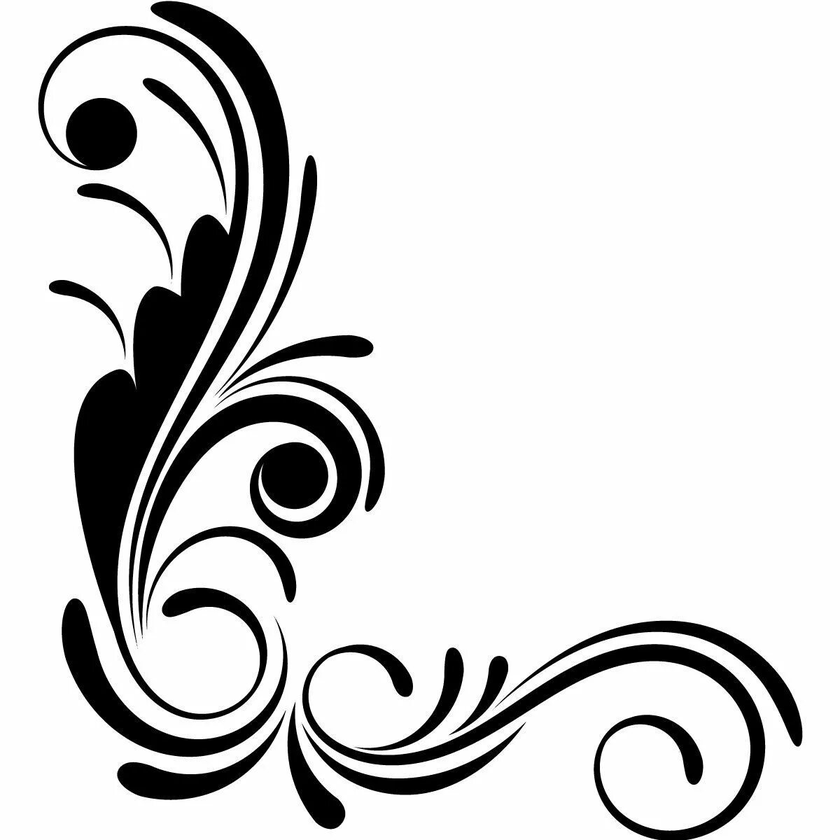
#> input picture ответы/data/harris.png, 840 x 840 px, shrunk from 1200 x 1200 before the run
$ jupyter execute b_9.ipynb
#> lines starting #> are read from the running program, lines starting #| are printed output that depends on the picture; after the words box and inside, x2 and y2 are one past the last pixel; in counts of white or black regions, pixels touching at a corner belong together
1.  Объясните методы и алгоритмы, используемые для трехмерной реконструкции
по  множеству  двумерных  изображений.  Какие  технологии  и  подходы
применяются для выбора модели преобразования изображений при создании
трехмерных моделей из двухмерных данных? Расскажите, как функции качества
и робастная оценка, такая как RANSAC, используются для повышения точности
и надёжности трехмерной реконструкции.
2.  Напишите  функцию  на  Python  для  обнаружения  углов  на  изображении  с
использованием алгоритма Харриса.

**Методы 3D-реконструкции:**
- **Structure from Motion (SfM):** Восстанавливает 3D-структуру через сопоставление ключевых точек (SIFT, SURF) на 2D-изображениях, оптимизирует позиции камер и точек с помощью bundle adjustment.
- **Multi-View Stereo (MVS):** Уточняет 3D-модель SfM, используя плотное сопоставление пикселей.
- **Стереозрение:** Восстанавливает глубину по паре изображений с известным базовым расстоянием (алгоритмы: блок-матчинг, semi-global matching).

**Модели преобразования:**
- **Гомография** — для плоских сцен.
- **Фундаментальная/essential матрицы** — для произвольной геометрии.
- **Калибровка камеры** — учёт внутренних параметров (фокусное расстояние, дисторсия).

**Функции качества и RANSAC:**
- **Функции качества (SSD, NCC):** Оценивают точность сопоставления пикселей/точек.
- **RANSAC:** Итеративно отбирает inliers, исключая outliers, для робастной оценки параметров (напр., фундаментальной матрицы). Уменьшает влияние шума и выбросов, повышая надёжность реконструкции.

**Итог:** SfM и MVS — ключевые методы; RANSAC и функции качества критичны для точности, особенно при наличии шума.

[cell 1]
import cv2
import numpy as np
import matplotlib.pyplot as plt

image = cv2.imread('./data/harris.png')
#> image is the input picture: shape (840, 840, 3); min 0, max 255, mean 214.2

gray = cv2.cvtColor(image, cv2.COLOR_BGR2GRAY)

gray = np.float32(gray)
dst = cv2.cornerHarris(gray, blockSize=2, ksize=3, k=0.04)
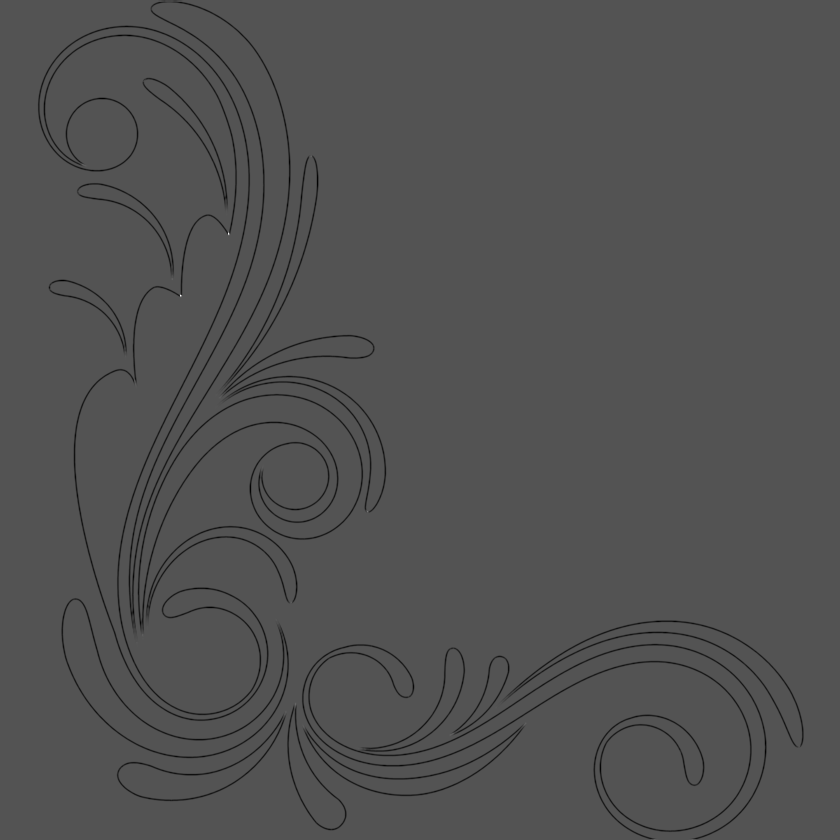
#> dst: shape (840, 840) float32; min -138285776, max 282608448, mean -2714847; drawn with min black and max white

image[dst > 0.01 * dst.max()] = [0, 0, 255]
#> image: shape (840, 840, 3); 0.01% of pixels changed, all inside (x1, y1, x2, y2) = (82, 155, 694, 840)

image_rgb = cv2.cvtColor(image, cv2.COLOR_BGR2RGB)

plt.figure(figsize=(10, 5))
plt.imshow(image_rgb)
plt.title('Углы')
plt.axis('off')
plt.show()


$ run again, with ответы/data/image.png copied over ответы/data/harris.png
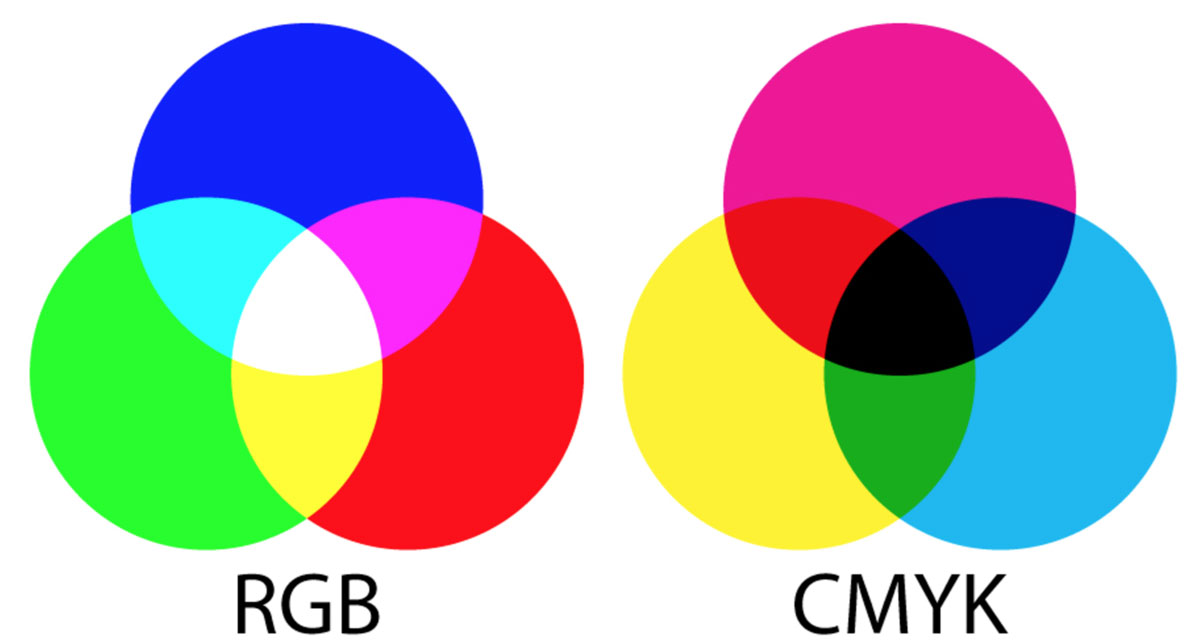
#> input picture ответы/data/image.png, 1200 x 641 px
#> image is the input picture: shape (641, 1200, 3); mean B, G, R 180.9, 179.8, 186.4
#> `dst = cv2.cornerHarris(gray, blockSize=2, ksize=3, k=0.04)`:
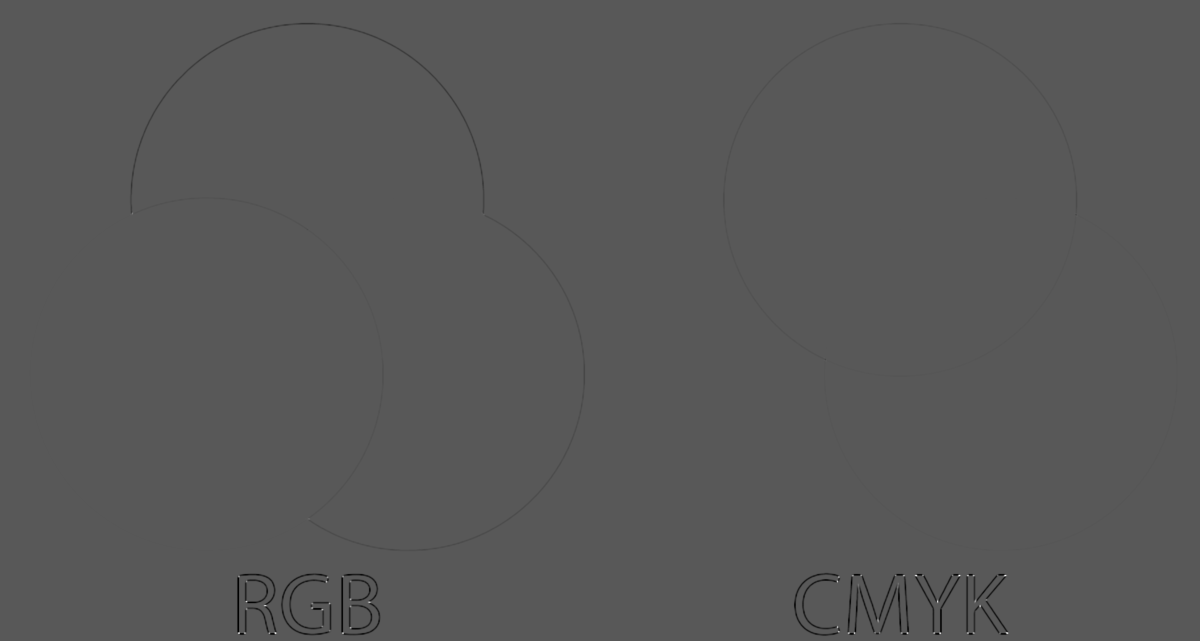
#> dst: shape (641, 1200) float32; min -73369056, max 137522080, mean -259846.1; drawn with min black and max white
#> `image[dst > 0.01 * dst.max()] = [0, 0, 255]`:
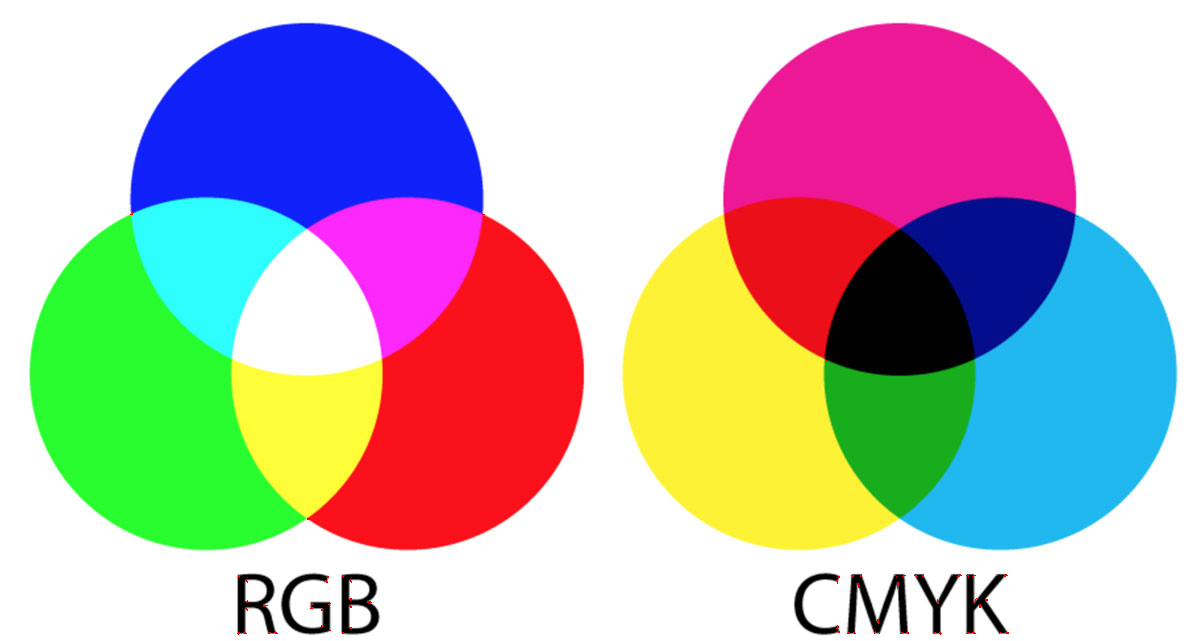
#> image: shape (641, 1200, 3); 0.04% of pixels changed, all inside (x1, y1, x2, y2) = (130, 212, 1078, 635)

$ run again, with ответы/data/chess.jpg saved as ответы/data/harris.png
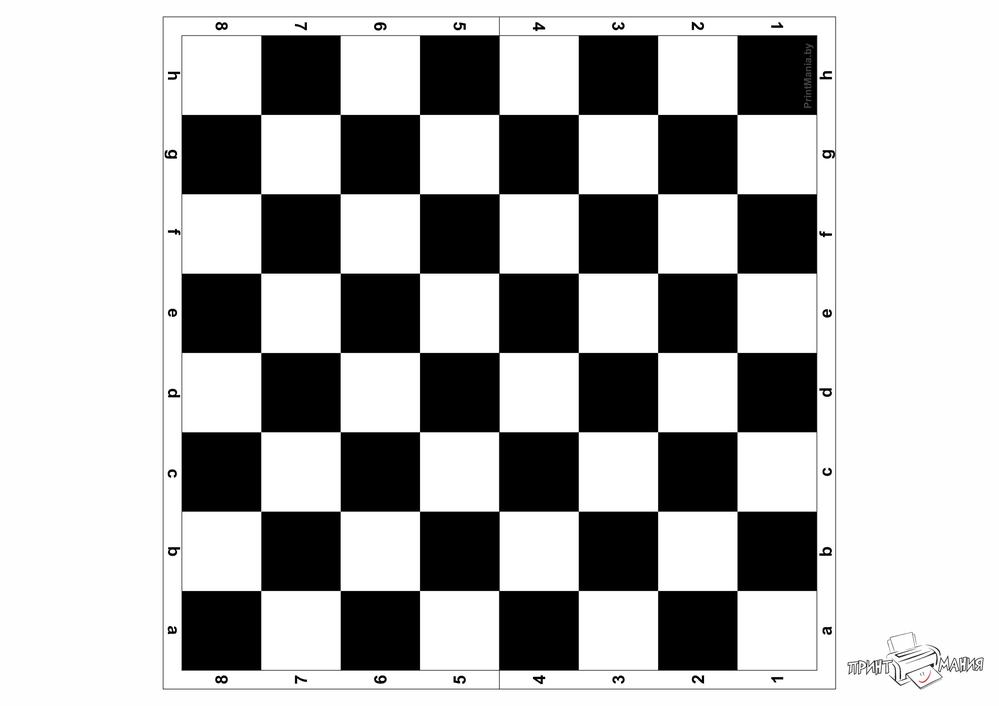
#> input picture ответы/data/chess.jpg, 999 x 706 px, shrunk from 3509 x 2481 before the run
#> image is the input picture: shape (706, 999, 3); mean B, G, R 179.9, 179.9, 179.9
#> `dst = cv2.cornerHarris(gray, blockSize=2, ksize=3, k=0.04)`:
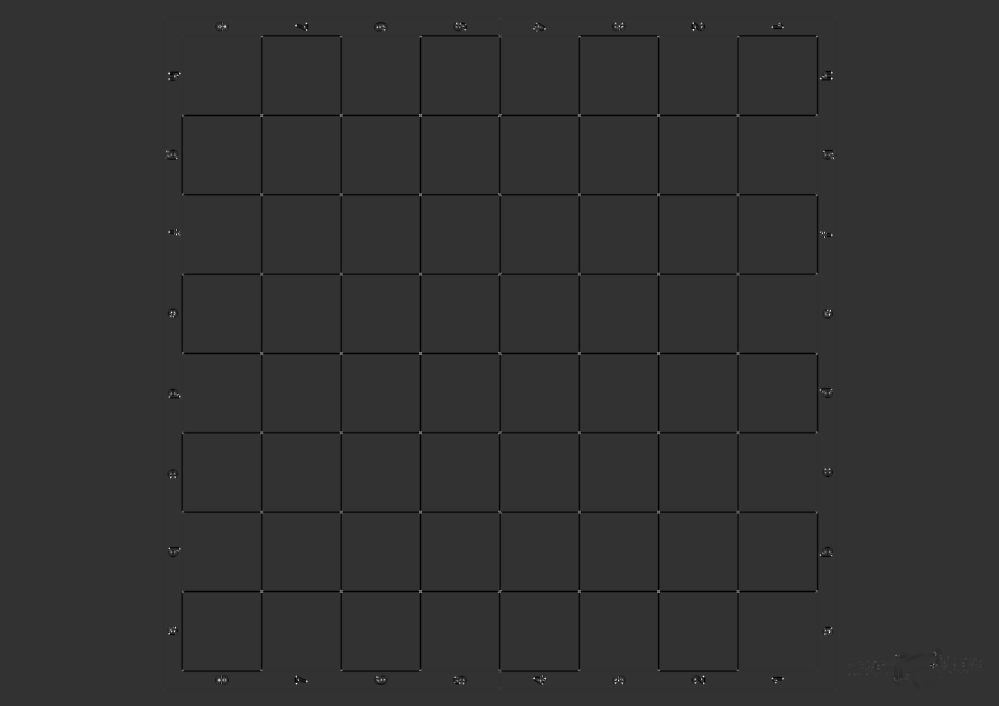
#> dst: shape (706, 999) float32; min -125325784, max 506378144, mean -2066461.6; drawn with min black and max white
#> `image[dst > 0.01 * dst.max()] = [0, 0, 255]`:
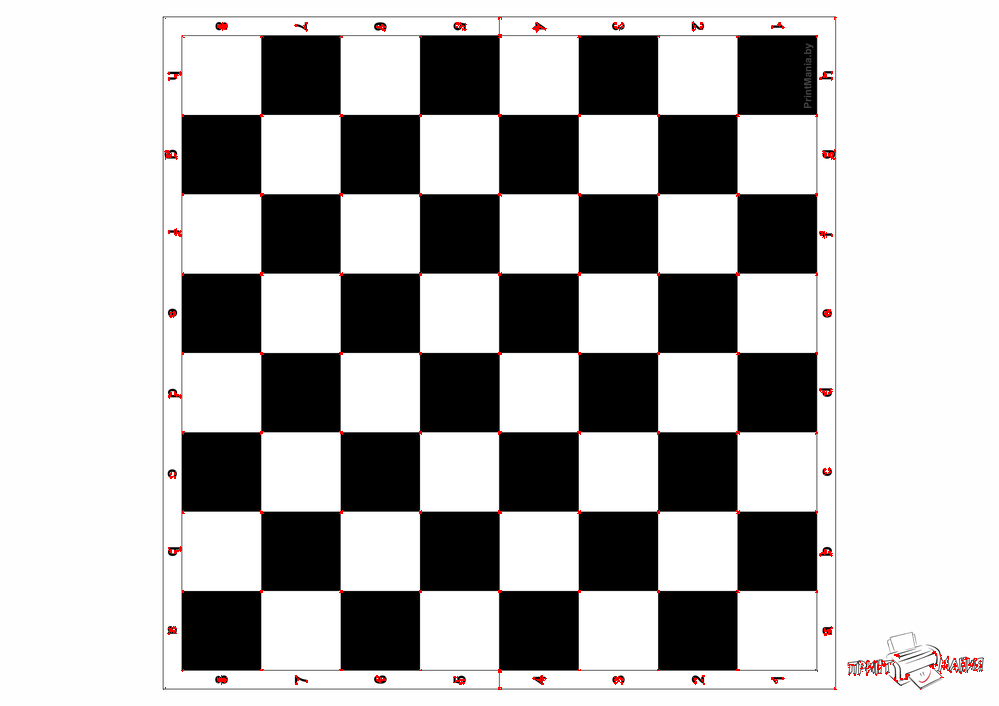
#> image: shape (706, 999, 3); 0.36% of pixels changed, all inside (x1, y1, x2, y2) = (163, 17, 984, 690)
